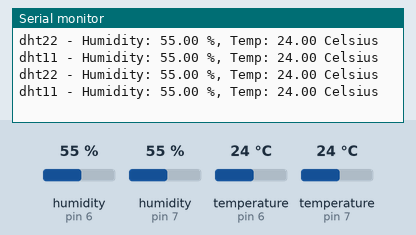
Bench run of a sketch on a simulated Arduino Uno, built with avr-gcc and run on an emulated ATmega328P. Shown: the last lines printed to the serial monitor. The inputs (shaded band) are chosen by the test bench; at power-on: humidity (sensors on pin 6, pin 7) 55 %, temperature (sensors on pin 6, pin 7) 24 °C.

Above: at 6.8 s.
6.9 s: humidity (sensor on pin 6) set to 22 %
At 10.1 s:
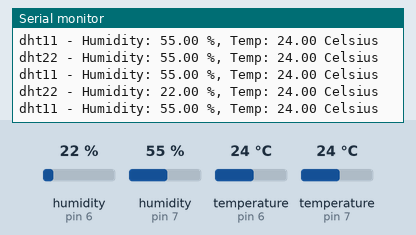
11.4 s: humidity (sensor on pin 7) set to 22 %
At 12.6 s:
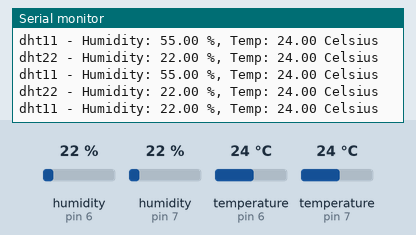
15.9 s: temperature (sensor on pin 6) set to 12 °C
At 18.7 s:
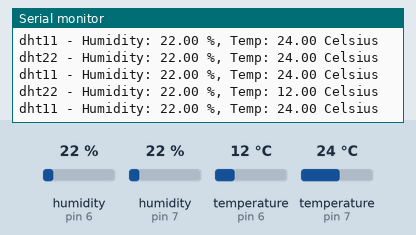
20.4 s: temperature (sensor on pin 7) set to 12 °C
At 22.4 s:
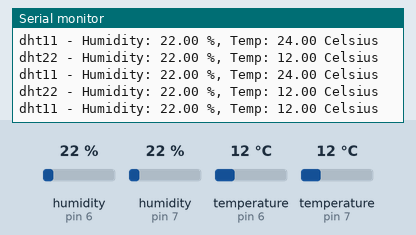
24.9 s: humidity (sensor on pin 6) set to 40 %
At 28.5 s:
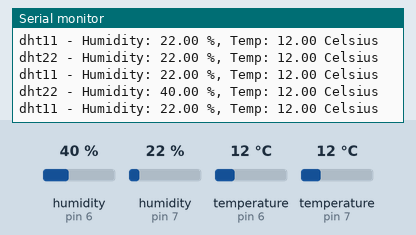
29.4 s: humidity (sensor on pin 7) set to 40 %
At 31.0 s:
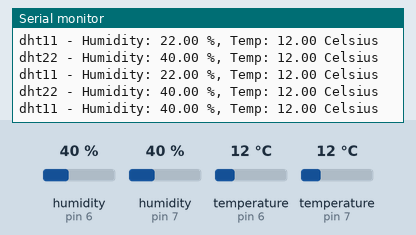
Timing chart, 0 to 32.5 s (numbered marks = the images above; inputs shaded):
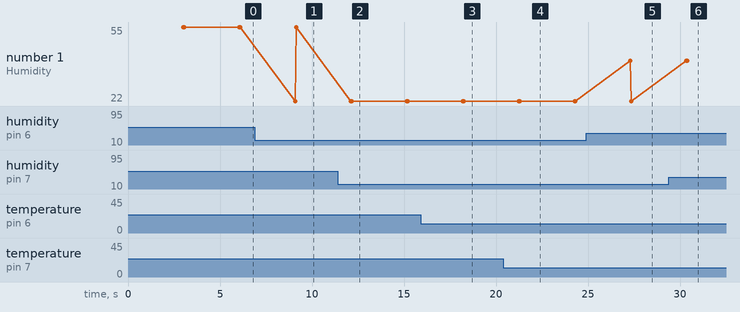

The sketch:

dht11_dht22.ino
```cpp
/* How to use the DHT-22 sensor with Arduino uno
   Temperature and humidity sensor
   More info: http://www.ardumotive.com/how-to-use-dht-22-sensor-en.html
   Dev: Michalis Vasilakis // Date: 1/7/2015 // www.ardumotive.com */

//Libraries
#include <DHT.h>;

//Constants
#define DHT22PIN 6     // what pin we're connected to
#define DHT_1_TYPE DHT22   // DHT 22  (AM2302)
DHT dht22(DHT22PIN, DHT_1_TYPE); //// Initialize DHT sensor for normal 16mhz Arduino

#define DHT11PIN 7     // what pin we're connected to
#define DHT_2_TYPE DHT11   // DHT 22  (AM2302)
DHT dht11(DHT11PIN, DHT_2_TYPE); //// Initialize DHT sensor for normal 16mhz Arduino

//Variables
int chk;
float hum;  //Stores humidity value
float temp; //Stores temperature value

void setup()
{
  Serial.begin(9600);
  dht22.begin();
  dht11.begin();
}

void loop()
{
    delay(3000);
    //Read data and store it to variables hum and temp
    hum = dht22.readHumidity();
    temp= dht22.readTemperature();
    //Print temp and humidity values to serial monitor
    Serial.print("dht22 - Humidity: ");
    Serial.print(hum);
    Serial.print(" %, Temp: ");
    Serial.print(temp);
    Serial.println(" Celsius");
    hum = dht11.readHumidity();
    temp= dht11.readTemperature();
    //Print temp and humidity values to serial monitor
    Serial.print("dht11 - Humidity: ");
    Serial.print(hum);
    Serial.print(" %, Temp: ");
    Serial.print(temp);
    Serial.println(" Celsius");
}
```

Measured:
- after the input at 6.9 s, the serial monitor: prints a new line after 2.2 s (image 1)
- after the input at 11.4 s, the serial monitor: prints a new line after 0.77 s (image 2)
- after the input at 15.9 s, the serial monitor: prints a new line after 2.3 s (image 3)
- after the input at 20.4 s, the serial monitor: prints a new line after 0.88 s (image 4)
- after the input at 24.9 s, the serial monitor: prints a new line after 2.4 s (image 5)
- after the input at 29.4 s, the serial monitor: prints a new line after 0.99 s (image 6)
